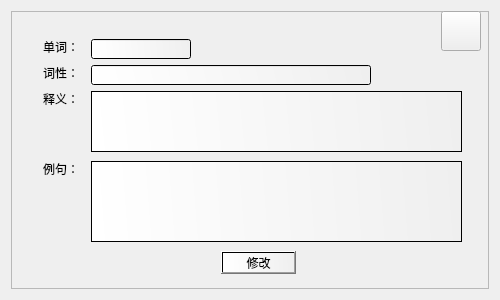
<?xml version="1.0" encoding="UTF-8"?>
<ui version="4.0">
 <class>Modify</class>
 <widget class="QDialog" name="Modify">
  <property name="geometry">
   <rect>
    <x>0</x>
    <y>0</y>
    <width>500</width>
    <height>300</height>
   </rect>
  </property>
  <property name="windowTitle">
   <string>Dialog</string>
  </property>
  <layout class="QGridLayout" name="gridLayout">
   <item row="0" column="0">
    <widget class="QFrame" name="frame">
     <property name="styleSheet">
      <string notr="true">border-image: url();
border-image: url(:/new/pictures/pictures/B2.png);</string>
     </property>
     <property name="frameShape">
      <enum>QFrame::StyledPanel</enum>
     </property>
     <property name="frameShadow">
      <enum>QFrame::Raised</enum>
     </property>
     <widget class="QLabel" name="label_5">
      <property name="geometry">
       <rect>
        <x>32</x>
        <y>28</y>
        <width>42</width>
        <height>16</height>
       </rect>
      </property>
      <property name="styleSheet">
       <string notr="true">border-image: url();
font: 10pt &quot;黑体&quot;;</string>
      </property>
      <property name="text">
       <string>单词：</string>
      </property>
     </widget>
     <widget class="QLineEdit" name="lineEdit_3">
      <property name="geometry">
       <rect>
        <x>80</x>
        <y>28</y>
        <width>100</width>
        <height>20</height>
       </rect>
      </property>
      <property name="styleSheet">
       <string notr="true">border-image: url();
background-color: qlineargradient(spread:pad, x1:1, y1:0.5, x2:0, y2:0.517, stop:0 rgba(171, 128, 83, 0), stop:1 rgba(255, 255, 255, 255));</string>
      </property>
      <property name="text">
       <string/>
      </property>
     </widget>
     <widget class="QLabel" name="label_6">
      <property name="geometry">
       <rect>
        <x>32</x>
        <y>54</y>
        <width>42</width>
        <height>16</height>
       </rect>
      </property>
      <property name="styleSheet">
       <string notr="true">border-image: url();
font: 10pt &quot;黑体&quot;;</string>
      </property>
      <property name="text">
       <string>词性：</string>
      </property>
     </widget>
     <widget class="QLabel" name="label_7">
      <property name="geometry">
       <rect>
        <x>32</x>
        <y>80</y>
        <width>42</width>
        <height>16</height>
       </rect>
      </property>
      <property name="styleSheet">
       <string notr="true">border-image: url();
font: 10pt &quot;黑体&quot;;</string>
      </property>
      <property name="text">
       <string>释义：</string>
      </property>
     </widget>
     <widget class="QTextEdit" name="textEdit_3">
      <property name="geometry">
       <rect>
        <x>80</x>
        <y>80</y>
        <width>371</width>
        <height>61</height>
       </rect>
      </property>
      <property name="styleSheet">
       <string notr="true">border-image: url();
background-color: qlineargradient(spread:pad, x1:1, y1:0.5, x2:0, y2:0.517, stop:0 rgba(171, 128, 83, 0), stop:1 rgba(255, 255, 255, 255));</string>
      </property>
     </widget>
     <widget class="QLabel" name="label_8">
      <property name="geometry">
       <rect>
        <x>32</x>
        <y>150</y>
        <width>42</width>
        <height>16</height>
       </rect>
      </property>
      <property name="styleSheet">
       <string notr="true">border-image: url();
font: 10pt &quot;黑体&quot;;</string>
      </property>
      <property name="text">
       <string>例句：</string>
      </property>
     </widget>
     <widget class="QTextEdit" name="textEdit_4">
      <property name="geometry">
       <rect>
        <x>80</x>
        <y>150</y>
        <width>371</width>
        <height>81</height>
       </rect>
      </property>
      <property name="styleSheet">
       <string notr="true">border-image: url();
background-color: qlineargradient(spread:pad, x1:1, y1:0.5, x2:0, y2:0.517, stop:0 rgba(171, 128, 83, 0), stop:1 rgba(255, 255, 255, 255));</string>
      </property>
      <property name="html">
       <string>&lt;!DOCTYPE HTML PUBLIC &quot;-//W3C//DTD HTML 4.0//EN&quot; &quot;http://www.w3.org/TR/REC-html40/strict.dtd&quot;&gt;
&lt;html&gt;&lt;head&gt;&lt;meta name=&quot;qrichtext&quot; content=&quot;1&quot; /&gt;&lt;style type=&quot;text/css&quot;&gt;
p, li { white-space: pre-wrap; }
&lt;/style&gt;&lt;/head&gt;&lt;body style=&quot; font-family:'SimSun'; font-size:9pt; font-weight:400; font-style:normal;&quot;&gt;
&lt;p style=&quot;-qt-paragraph-type:empty; margin-top:0px; margin-bottom:0px; margin-left:0px; margin-right:0px; -qt-block-indent:0; text-indent:0px;&quot;&gt;&lt;br /&gt;&lt;/p&gt;&lt;/body&gt;&lt;/html&gt;</string>
      </property>
     </widget>
     <widget class="QPushButton" name="pushButton_2">
      <property name="geometry">
       <rect>
        <x>210</x>
        <y>240</y>
        <width>75</width>
        <height>23</height>
       </rect>
      </property>
      <property name="sizePolicy">
       <sizepolicy hsizetype="Fixed" vsizetype="Fixed">
        <horstretch>0</horstretch>
        <verstretch>0</verstretch>
       </sizepolicy>
      </property>
      <property name="styleSheet">
       <string notr="true">border-image: url();
font: 11pt &quot;方正姚体&quot;;
background-color: qlineargradient(spread:pad, x1:1, y1:0.5, x2:0, y2:0.517, stop:0 rgba(171, 128, 83, 0), stop:1 rgba(255, 255, 255, 255));</string>
      </property>
      <property name="text">
       <string>修改</string>
      </property>
     </widget>
     <widget class="QLineEdit" name="lineEdit_4">
      <property name="geometry">
       <rect>
        <x>80</x>
        <y>54</y>
        <width>280</width>
        <height>20</height>
       </rect>
      </property>
      <property name="styleSheet">
       <string notr="true">border-image: url();
background-color: qlineargradient(spread:pad, x1:1, y1:0.5, x2:0, y2:0.517, stop:0 rgba(171, 128, 83, 0), stop:1 rgba(255, 255, 255, 255));</string>
      </property>
      <property name="text">
       <string/>
      </property>
     </widget>
     <widget class="QPushButton" name="pushButton_3">
      <property name="geometry">
       <rect>
        <x>430</x>
        <y>0</y>
        <width>40</width>
        <height>40</height>
       </rect>
      </property>
      <property name="styleSheet">
       <string notr="true">border-image: url();
border-image: url(:/new/pictures/pictures/T.png);
</string>
      </property>
      <property name="text">
       <string/>
      </property>
     </widget>
    </widget>
   </item>
  </layout>
 </widget>
 <tabstops>
  <tabstop>lineEdit_3</tabstop>
  <tabstop>lineEdit_4</tabstop>
  <tabstop>textEdit_3</tabstop>
  <tabstop>textEdit_4</tabstop>
  <tabstop>pushButton_2</tabstop>
  <tabstop>pushButton_3</tabstop>
 </tabstops>
 <resources/>
 <connections>
  <connection>
   <sender>pushButton_3</sender>
   <signal>clicked()</signal>
   <receiver>Modify</receiver>
   <slot>close()</slot>
   <hints>
    <hint type="sourcelabel">
     <x>465</x>
     <y>19</y>
    </hint>
    <hint type="destinationlabel">
     <x>500</x>
     <y>23</y>
    </hint>
   </hints>
  </connection>
 </connections>
</ui>
